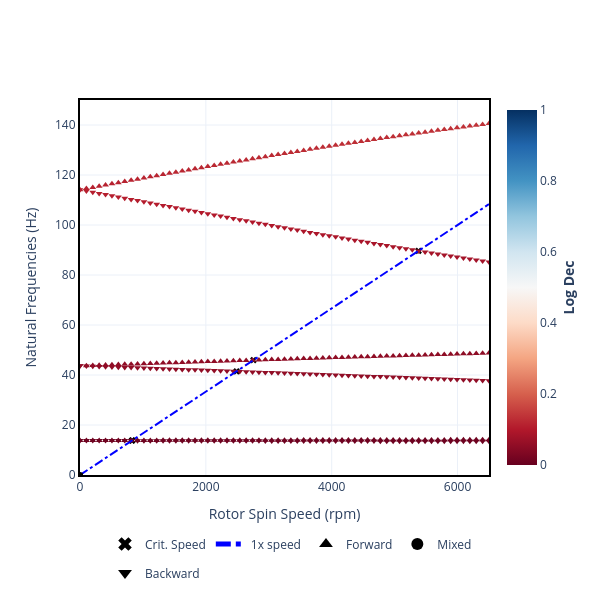

This figure's notebook cell:
### Code cell
fig = campbell.plot(frequency_units="RPM", width=600, height=600)
for i in fig.data:
    try:
        i['y'] = i['y'] / 60
    except:
        pass
fig.update_yaxes(title='Natural Frequencies (Hz)', range=[0, 150])
fig.update_xaxes(title='Rotor Spin Speed (rpm)', range=[0, 6500])
